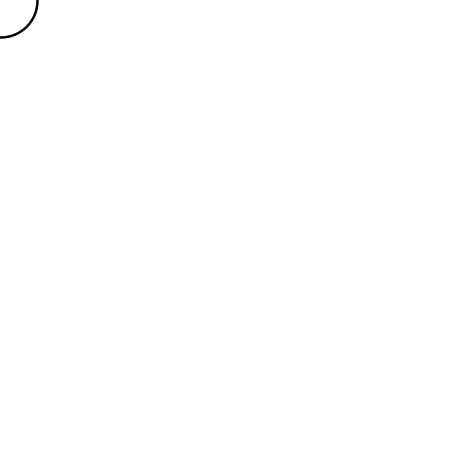
Frame 1 (no input)
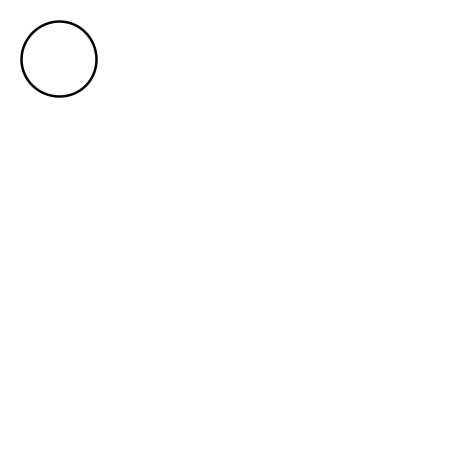
Frame 60 (the mouse pressed at the canvas centre just before this capture)
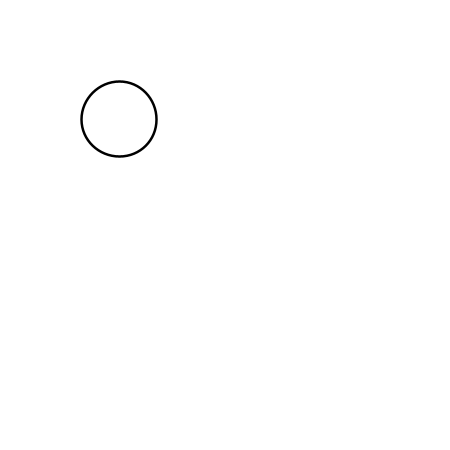
Frame 120 (the mouse held since frame 60 and released just before this capture)

The Processing sketch that drew these frames (run headless with seeded random() and noise(); from frame 60 on, the mouse is pressed at the canvas centre):

// Processing sketch: forth_ci
// ── forth_ci.pde
int x;

void setup() {
  size(450,450);
  strokeWeight(2.5);
}


void draw() {
  background(255);
  ellipse(x,x,75,75);
  x = x + 1;
  if (x>525) {
    x=0;
  }
}
